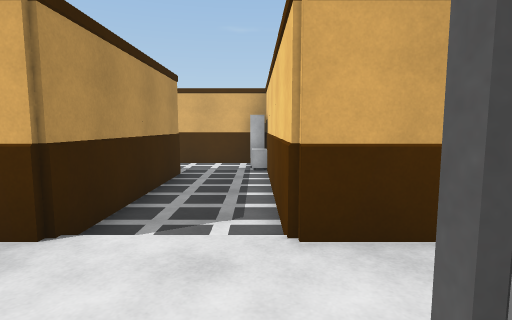
view 1 (above)

13 first-person views from a walk through a 3-D level made in the Unity game engine. The camera is 1.3 m above the floor, tilts 6° down and sees 80° across. The floor is counted in squares, 1 m on a side. Each view is taken from the middle of a square. On the plan, view 1 faces up. The plan holds only what a view shows up to about 14 squares ahead; the rest is blank. The player is left out.

view 2
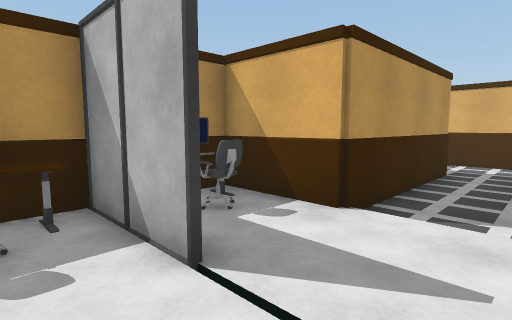

view 3
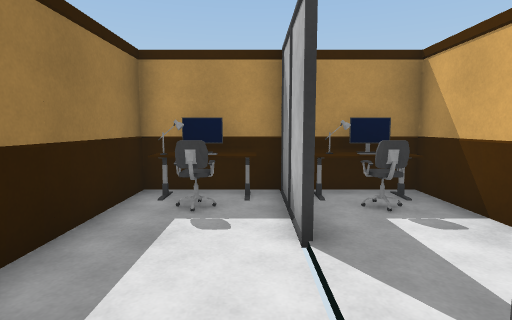

view 4
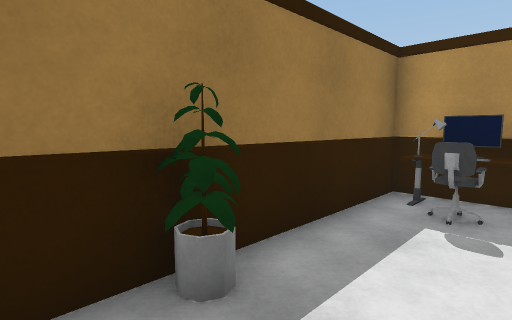

view 5
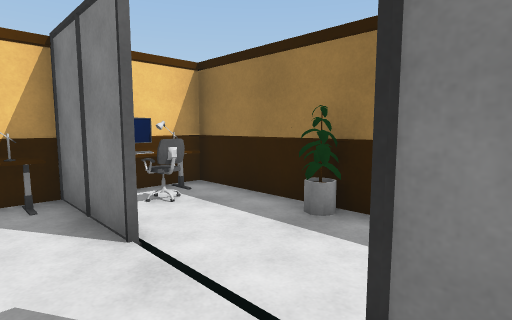

view 6
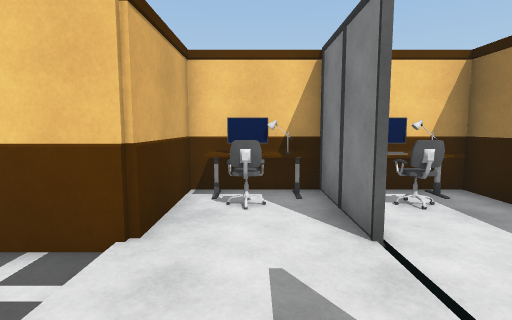

view 7
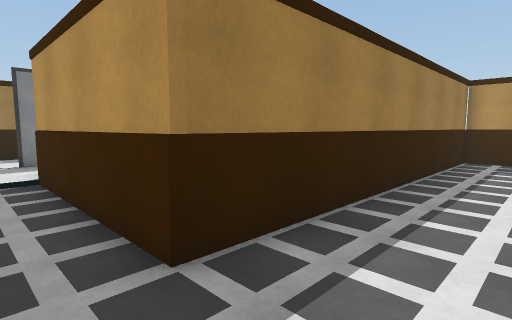

view 8
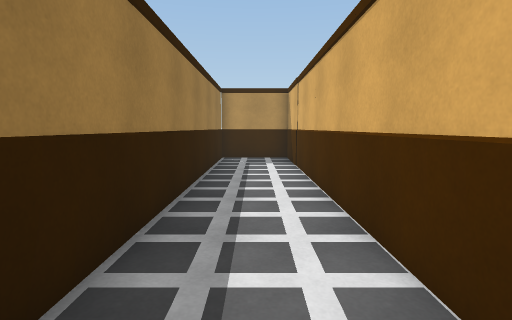

view 9
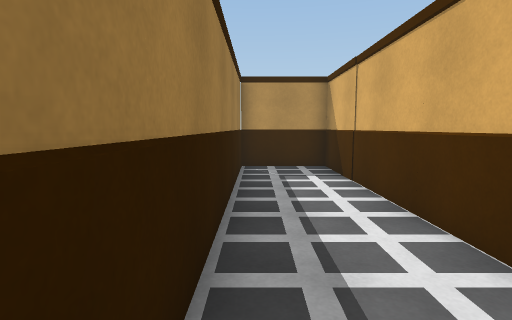

view 10
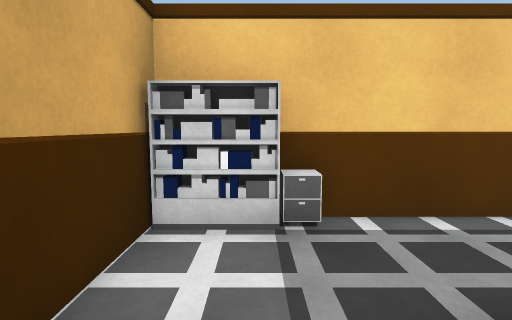

view 11
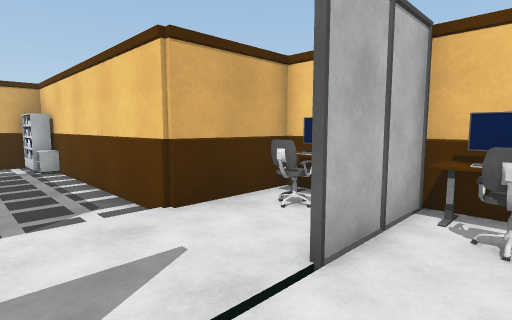

view 12
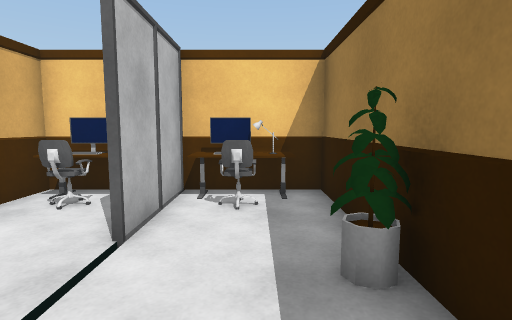

view 13
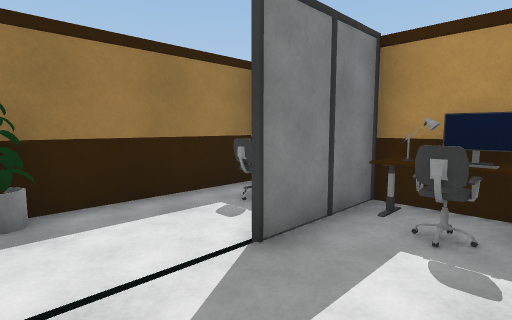

### Floor plan
Ten units are one square. View 1 is at (0, 0); x grows to the right and y downward. Boxes are objects, and circles mark ways between rooms. Rooms are numbered by the first view taken in them; rooms with no view inside come last. Other rooms are left out.
<svg viewBox="-149 -130 189 160">
<path fill="none" stroke="#000" d="M-24 -6 -35 -6 -24 -6M-24 -34 -54 -34 -54 24 5 24M4 -6 25 -6M34 -15 34 -34 4 -34M25 -6 35 -6 4 -6M5 24 34 24 34 -15M5 -124 -144 -124 -144 -95 -24 -95 -24 -34M4 -34 4 -108"/>
<rect x="-55" y="5" width="10" height="10" fill="#bbb"><title>monitor</title></rect>
<rect x="-55" y="-5" width="20" height="10" fill="#bbb"><title>other object</title></rect>
<rect x="-55" y="-15" width="20" height="10" fill="#bbb"><title>other object</title></rect>
<rect x="-55" y="-25" width="10" height="10" fill="#bbb"><title>other object</title></rect>
<rect x="-55" y="-35" width="10" height="10" fill="#bbb"><title>other object</title></rect>
<rect x="-45" y="5" width="10" height="10" fill="#bbb"><title>chair</title></rect>
<rect x="-45" y="-25" width="10" height="10" fill="#bbb"><title>chair</title></rect>
<rect x="-5" y="15" width="10" height="10" fill="#bbb"><title>other object</title></rect>
<rect x="15" y="-25" width="10" height="10" fill="#bbb"><title>chair</title></rect>
<rect x="25" y="-25" width="10" height="10" fill="#bbb"><title>other object</title></rect>
<rect x="25" y="-35" width="10" height="10" fill="#bbb"><title>other object</title></rect>
<rect x="15" y="-5" width="10" height="20" fill="#bbb"><title>chair</title></rect>
<rect x="25" y="5" width="10" height="10" fill="#bbb"><title>monitor</title></rect>
<rect x="25" y="-5" width="10" height="10" fill="#bbb"><title>other object</title></rect>
<rect x="25" y="-15" width="10" height="10" fill="#bbb"><title>other object</title></rect>
<rect x="-5" y="-105" width="10" height="10" fill="#bbb"><title>cabinet</title></rect>
<rect x="-5" y="-125" width="10" height="20" fill="#bbb"><title>shelf</title></rect>
<circle cx="15" cy="5" r="3" fill="#2a7"/>
<circle cx="-15" cy="-40" r="3" fill="#2a7"/>
<text x="-20" y="-10">1</text>
<text x="20" y="0">2</text>
<text x="-60" y="-100">3</text>
</svg>
Room 1 opens to room 2. Room 1 opens to room 3.

Where each view was taken, in squares from view 1:
view 1: 0 up, 0 right, facing up
view 2: 1 down, 0 right, facing up-left
view 3: 0 up, 1 right, facing left
view 4: 0 up, 1 right, facing down-left
view 5: 2 up, 3 left, facing down-right
view 6: 2 up, 3 left, facing right
view 7: 12 up, 1 left, facing down-left
view 8: 11 up, 1 left, facing left
view 9: 10 up, 4 left, facing left
view 10: 11 up, 4 left, facing right
view 11: 1 down, 2 left, facing up-right
view 12: 1 down, 3 left, facing right
view 13: 3 up, 0 right, facing down-left
